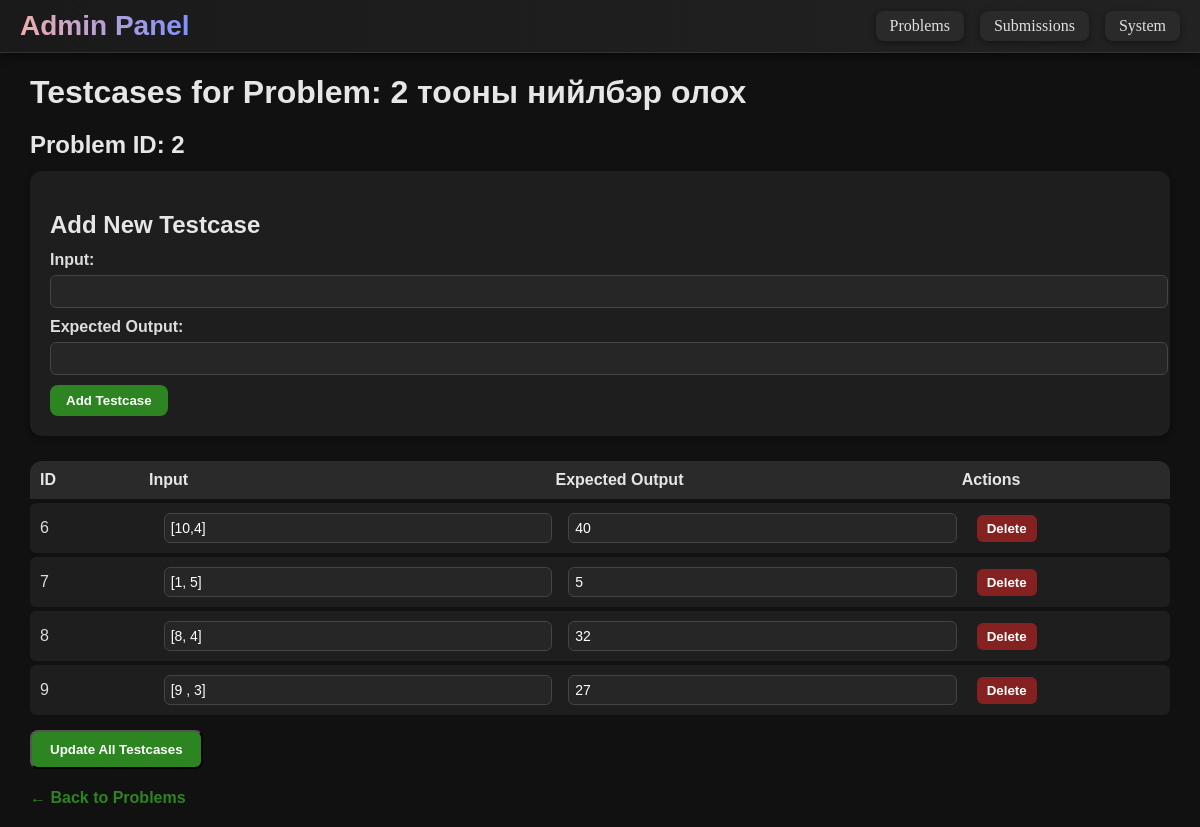
Screenshot of /admin/problem/2/testcases with the database file from the repository.
### tables this page shows
CREATE TABLE "problems" (id INTEGER PRIMARY KEY, title varchar(50), description TEXT, examples TEXT, prefix TEXT, constraints TEXT, diff varchar(10));

CREATE TABLE test_cases (
    id INTEGER PRIMARY KEY AUTOINCREMENT,
    problem_id INTEGER,
    input TEXT NOT NULL,
    expected TEXT NOT NULL,
    FOREIGN KEY(problem_id) REFERENCES problems(id)
);

### run.py (the view)
@app.route("/admin/problem/<int:problem_id>/testcases")
def admin_testcases(problem_id):
    conn = get_db_connection()
    conn.commit()
    problem = conn.execute("SELECT * FROM problems WHERE id = ?", (problem_id,)).fetchone()
    testcases = conn.execute("SELECT * FROM test_cases WHERE problem_id = ?", (problem_id,)).fetchall()
    conn.close()
    if problem is None:
        return f"⚠️ Problem with id {problem_id} not found", 404
    return render_template("admin/adminTestcases.html", problem=problem, testcases=testcases, id=problem_id)

### run.py (called while the page is built)
def get_db_connection():
    conn = sqlite3.connect(DB_PATH)
    conn.row_factory = sqlite3.Row
    return conn

### templates/admin/adminTestcases.html (shortened to what this page needs)
{% extends "admin/admin.html" %}
{% block content %}
<div id="tc-container">
    <h1>Testcases for Problem: {{ problem['title'] }}</h1>
    <h2>Problem ID: {{ problem['id'] }}</h2>
    <div id="add-tc-form">
        <h2>Add New Testcase</h2>
        <form method="post" action="{{ url_for('add_testcase', problem_id=problem['id']) }}">
            <label>Input:</label>
            <input type="text" name="input_data" required>
            <label>Expected Output:</label>
            <input type="text" name="expected_output" required>
            <button type="submit">Add Testcase</button>
        </form>
    </div>
    {% if testcases %}
    <form method="post" action="{{ url_for('update_all_testcases', problem_id=problem['id']) }}">
        <div id="tc-header">
            <div>ID</div>
            <div>Input</div>
            <div>Expected Output</div>
            <div>Actions</div>
        </div>
        {% for tc in testcases %}
        <div class="tc-row" data-id="{{ tc['id'] }}">
            <div>{{ tc['id'] }}</div>
            <input type="text" name="input_{{ tc['id'] }}" value="{{ tc['input'] }}" required>
            <input type="text" name="expected_{{ tc['id'] }}" value="{{ tc['expected'] }}" required>
            <div class="tc-actions">
                <button type="button" class="btn-delete" onclick="deleteTestcase({{ tc['id'] }})">Delete</button>
            </div>
        </div>
        {% endfor %}
        <button type="submit" class="btn-update-all">Update All Testcases</button>
    </form>
    {% else %}
    <div class="no-tc">No testcases yet.</div>
    {% endif %}
    <a href="{{ url_for('edit_problem', id=problem['id']) }}" class="back-link">← Back to Problems</a>
</div>
{% endblock %}

### templates/admin/adminTestcases.html (style rules this page uses)
#tc-container { max-width: 95%; margin: 20px auto; font-family: 'Lucida Sans', sans-serif; color: #ddd; }
h1, h2 { color: #e6e6e6; margin-bottom: 12px; }
#add-tc-form { background-color: #1e1e1e; padding: 20px; border-radius: 12px; margin-bottom: 25px; box-shadow: 0 2px 6px rgba(0, 0, 0, 0.4); }
#add-tc-form label { display: block; font-weight: bold; margin-bottom: 6px; }
#add-tc-form input[type="text"] { width: 100%; background-color: #262626; color: #fff; border: 1px solid #444; border-radius: 6px; padding: 8px; margin-bottom: 10px; }
#add-tc-form button { background-color: #2d8521; color: #fff; border: none; border-radius: 8px; padding: 8px 16px; cursor: pointer; font-weight: bold; transition: background 0.2s; }
#tc-header { display: grid; grid-template-columns: 0.5fr 2fr 2fr 1fr; background-color: #2a2a2a; padding: 10px; border-radius: 12px 12px 0 0; color: #e6e6e6; font-weight: bold; gap: 10px; align-items: center; }
.tc-row { display: grid; grid-template-columns: 0.5fr 2fr 2fr 1fr; background-color: #1e1e1e; padding: 10px; border-radius: 6px; margin-top: 4px; gap: 30px; align-items: center; transition: background 0.3s ease; }
.tc-row input[type="text"] { width: 100%; background-color: #262626; color: #fff; border: 1px solid #444; border-radius: 6px; padding: 6px; font-size: 14px; }
.tc-actions button { border: none; border-radius: 6px; padding: 6px 10px; cursor: pointer; font-weight: bold; color: #fff; margin-left: 4px; transition: all 0.2s; }
.btn-update-all { background-color: #2d8521; padding: 10px 18px; margin-top: 15px; border-radius: 8px; font-weight: bold; cursor: pointer; color: #fff; }
.btn-delete { background-color: #852121; }
.back-link { display: inline-block; margin-top: 20px; text-decoration: none; color: #2d8521; font-weight: bold; transition: color 0.2s; }

### templates/admin/admin.html (style rules this page uses)
body { background-color: #111111; color: #e0e0e0; margin: 0; }
a { text-decoration: none !important; }

### rows the page displays
problems: title "2 тооны нийлбэр олох", id "2"
test_cases: id "6", input "[10,4]", expected "40"
test_cases: id "7", input "[1, 5]", expected "5"
test_cases: id "8", input "[8, 4]", expected "32"
test_cases: id "9", input "[9 , 3]", expected "27"
